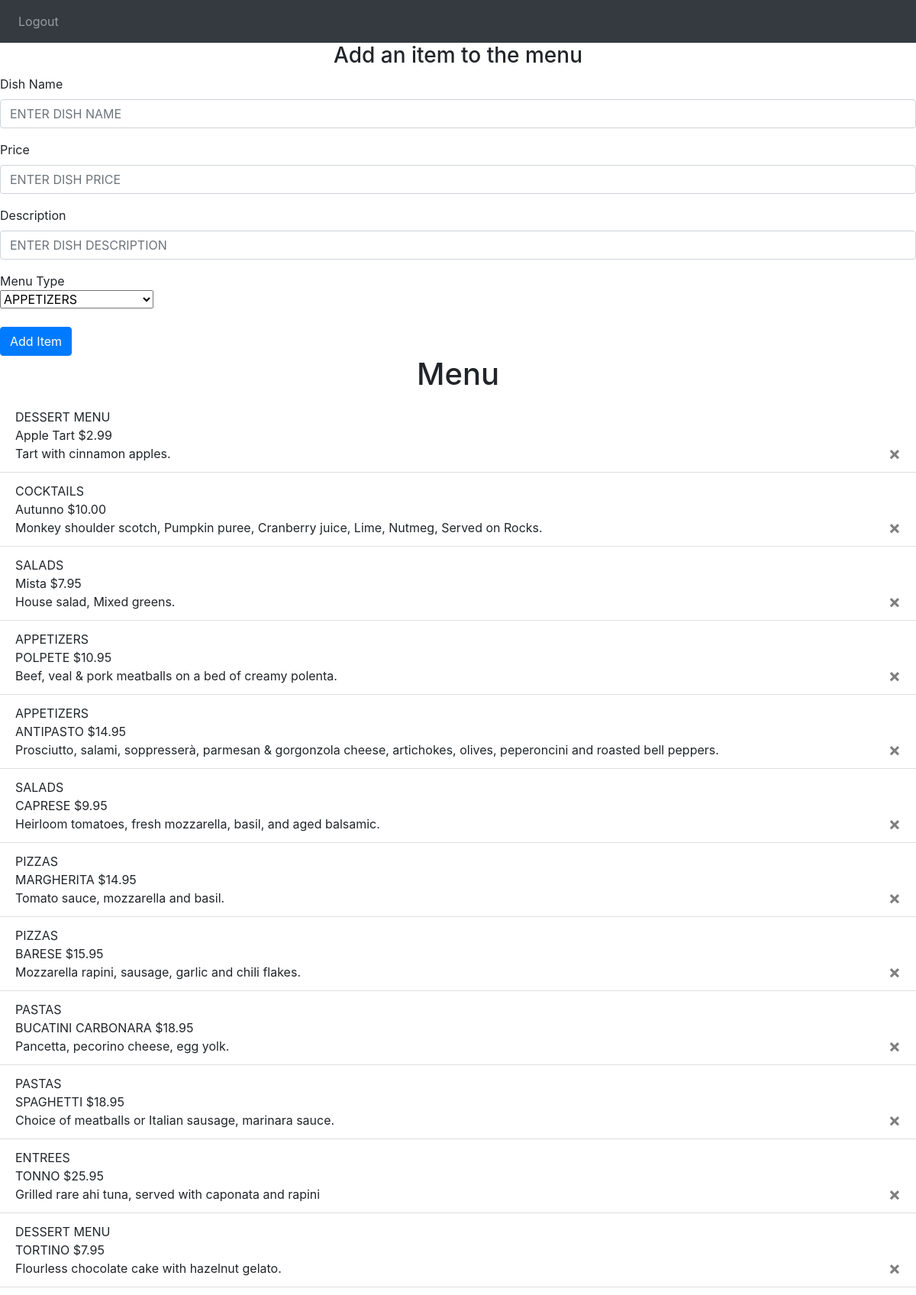
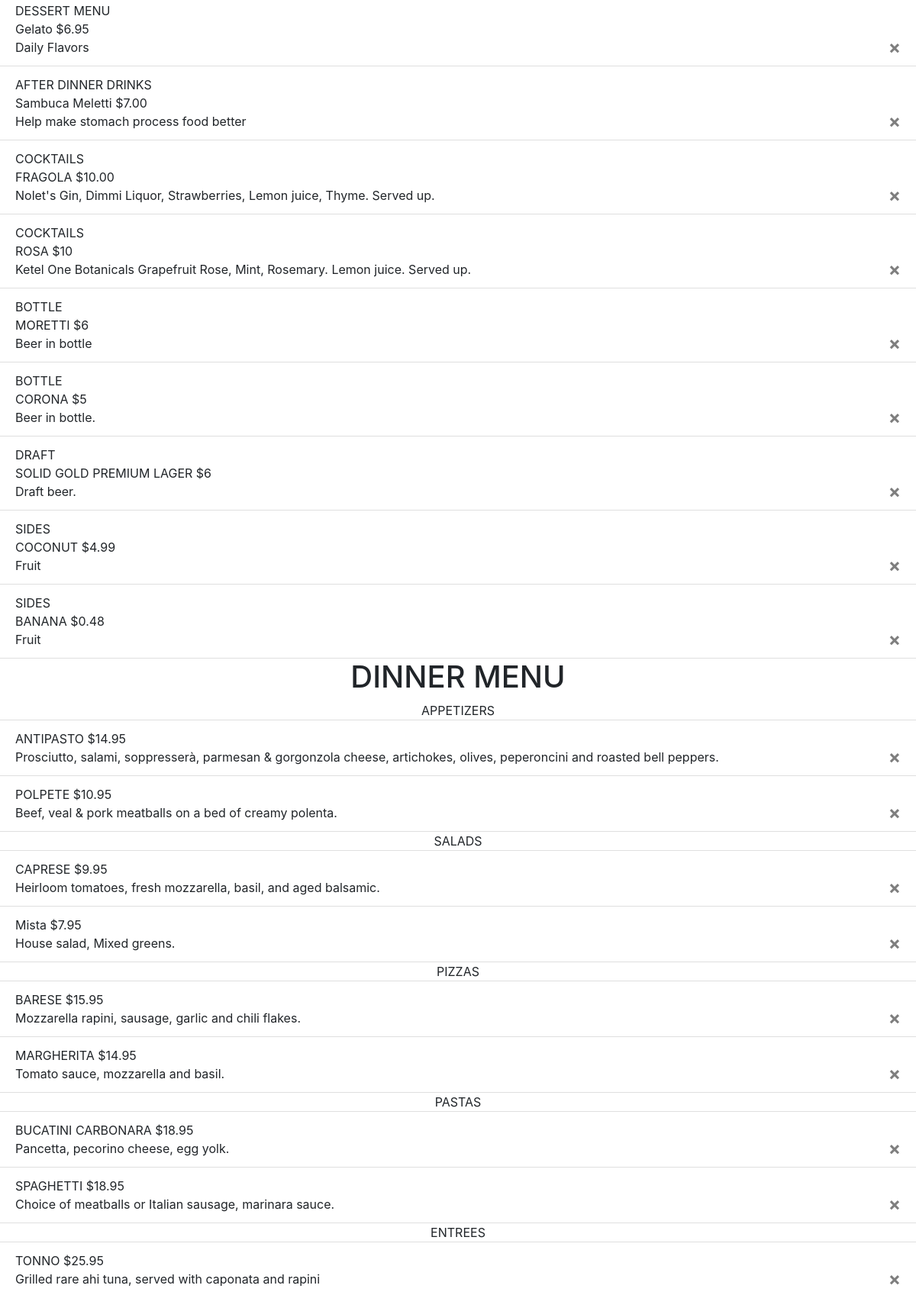
The page /add-menu-item (signed in, upper part) on the database its author committed (2 pictures, top to bottom).
### avanzareApp/models.py (models this page shows)
class Menu(db.Model):
    id = db.Column(db.Integer, primary_key=True)
    name = db.Column(db.String(150), unique=True)
    price = db.Column(db.String(150))
    description = db.Column(db.String(10000))
    menu_type = db.Column(db.String(150))
    date = db.Column(db.DateTime(timezone=True), default=func.now())
    user_id = db.Column(db.Integer, db.ForeignKey('user.id'))

### avanzareApp/views.py (the view, shortened to what this page needs)
@views.route('/add-menu-item', methods=['GET', 'POST'])
@login_required
def add_menu_item():
    user = User.query.filter(User.email == 'headChef@gmail.com').first()
    items = Menu.query.filter_by(user_id=user.id).order_by(Menu.name).all()
    return render_template("edit_menu.html", items=items, user=current_user)

### avanzareApp/__init__.py (called while the page is built)
def create_app():
    app = Flask(__name__)
    app.config['SECRET KEY'] = 'iudsdbciud ccdoi'
    app.config['SQLALCHEMY_DATABASE_URI'] = f'sqlite:///{DB_NAME}'
    db.init_app(app)
    from .views import views
    from .auth import auth
    app.register_blueprint(views, url_prefix='/')
    app.register_blueprint(auth, url_prefix='/')
    from .models import User, Note
    with app.app_context():
        db.create_all()
    login_manager = LoginManager()
    login_manager.login_view = 'auth.start_page'
    login_manager.init_app(app)
    @login_manager.user_loader
    def load_user(id):
        return User.query.get(int(id))
    return app

### avanzareApp/templates/edit_menu.html (shortened to what this page needs)
<!DOCTYPE html>
<html lang="en">
<head>
    <link
      rel="stylesheet"
      href="https://stackpath.bootstrapcdn.com/bootstrap/4.4.1/css/bootstrap.min.css"
    />
    <link
      rel="stylesheet"
      href="https://stackpath.bootstrapcdn.com/font-awesome/4.7.0/css/font-awesome.min.css"
    />
</head>
<body>
    <nav class="navbar navbar-expand-lg navbar-dark bg-dark">
        <div class="collapse navbar-collapse" id="navbar">
            <div class="navbar-nav">
                    <a class="nav-item nav-link" id="logout" href="/logout">Logout</a>
            </div>
        </div>
    </nav>
    {% block content %}
<form method="POST">
    <h3 align="center">Add an item to the menu</h3>
    <div class="form-group">
        <label for="name">Dish Name</label>
        <input
                type="name"
                class="form-control"
                id="name"
                name="name"
                placeholder="ENTER DISH NAME"
        />
    </div>
    <div class="form-group">
        <label for="price">Price</label>
        <input
                type="price"
                class="form-control"
                id="price"
                name="price"
                placeholder="ENTER DISH PRICE"
        />
    </div>
    <div class="form-group">
        <label for="description">Description</label>
        <input
                type="description"
                class="form-control"
                id="description"
                name="description"
                placeholder="ENTER DISH DESCRIPTION"
        />
    </div>
    <div>Menu Type</div>
    <select class="selectpicker" type="menu_type" id="menu_type" name="menu_type">
      <optgroup label="DINNER MENU" >
        <option>APPETIZERS</option>
      </optgroup>
    </select>
    <br />
    <br />
    <button type="submit" class="btn btn-primary">Add Item</button>
</form>
    <h1 align="center">Menu</h1>
        <ul class="list-group list-group-flush" id="items">
          {% for item in user.items %}
              <li class="list-group-item">
                  {{ item.menu_type }}
                  <br />
                  {{ item.name }}
                  {{ item.price }}
                  <br />
                  {{ item.description }}
                <button type="button" class="close" onClick="deleteMenuItem({{ item.id }})">
                  <span aria-hidden="true">&times;</span>
                </button>
              </li>
          {% endfor %}
        </ul>
    <h1 align="center"> DINNER MENU </h1>
        <ul class="list-group list-group-flush" id="items">
            {% set DINNER_sub_menus = ["APPETIZERS", "SALADS", "SIDES"] %}
            {% set print_once = 1 %}
            {% for menu in ["APPETIZERS", "SALADS", "PIZZAS", "PASTAS", "ENTREES", "SIDES"] %}
                {% if print_once == 1 %}
                    <div align="center">{{ menu }}</div>
                    {% set print_once = 0 %}
                {% endif %}
              {% for item in items %}
                    {% if item.menu_type == menu %}
                      <li class="list-group-item">
                          {{ item.name }}
                          {{ item.price }}
                          <br />
                          {{ item.description }}
                          <button type="button" class="close" onClick="deleteMenuItem({{ item.id }})">
                                <span aria-hidden="true">&times;</span>
                            </button>
                      </li>
                    {% endif %}
              {% endfor %}
            {% set print_once = 1 %}
            {% endfor %}
        </ul>
            {% set BEER_sub_menus = ["BOTTLE", "DRAFT"] %}
            {% set print_once = 1 %}
{% endblock %}
</body>
</html>

### rows shown on the page
Menu: menu_type "DESSERT MENU", name "Apple Tart", price "$2.99", description "Tart with cinnamon apples."
Menu: menu_type "COCKTAILS", name "Autunno", price "$10.00", description "Monkey shoulder scotch, Pumpkin puree, Cranberry juice, Lime, Nutmeg, Served on Rocks."
Menu: menu_type "SALADS", name "Mista", price "$7.95", description "House salad, Mixed greens."
Menu: menu_type "APPETIZERS", name "POLPETE", price "$10.95", description "Beef, veal & pork meatballs on a bed of creamy polenta."
Menu: menu_type "APPETIZERS", name "ANTIPASTO", price "$14.95", description "Prosciutto, salami, soppresserà, parmesan & gorgonzola cheese, artichokes, olives, peperoncini and roasted bell peppers."
Menu: menu_type "SALADS", name "CAPRESE", price "$9.95", description "Heirloom tomatoes, fresh mozzarella, basil, and aged balsamic."
Menu: menu_type "PIZZAS", name "MARGHERITA", price "$14.95", description "Tomato sauce, mozzarella and basil."
Menu: menu_type "PIZZAS", name "BARESE", price "$15.95", description "Mozzarella rapini, sausage, garlic and chili flakes."
Menu: menu_type "PASTAS", name "BUCATINI CARBONARA", price "$18.95", description "Pancetta, pecorino cheese, egg yolk."
Menu: menu_type "PASTAS", name "SPAGHETTI", price "$18.95", description "Choice of meatballs or Italian sausage, marinara sauce."
Menu: menu_type "ENTREES", name "TONNO", price "$25.95", description "Grilled rare ahi tuna, served with caponata and rapini"
Menu: menu_type "DESSERT MENU", name "TORTINO", price "$7.95", description "Flourless chocolate cake with hazelnut gelato."
Menu: menu_type "DESSERT MENU", name "Gelato", price "$6.95", description "Daily Flavors"
Menu: menu_type "AFTER DINNER DRINKS", name "Sambuca Meletti", price "$7.00", description "Help make stomach process food better"
Menu: menu_type "COCKTAILS", name "FRAGOLA", price "$10.00", description "Nolet's Gin, Dimmi Liquor, Strawberries, Lemon juice, Thyme. Served up."
Menu: menu_type "COCKTAILS", name "ROSA", price "$10", description "Ketel One Botanicals Grapefruit Rose, Mint, Rosemary. Lemon juice. Served up."
Menu: menu_type "BOTTLE", name "MORETTI", price "$6", description "Beer in bottle"
Menu: menu_type "BOTTLE", name "CORONA", price "$5", description "Beer in bottle."
Menu: menu_type "DRAFT", name "SOLID GOLD PREMIUM LAGER", price "$6", description "Draft beer."
Menu: menu_type "SIDES", name "COCONUT", price "$4.99", description "Fruit"
Menu: menu_type "SIDES", name "BANANA", price "$0.48", description "Fruit"

### other values the page prints
{{ menu }} "APPETIZERS" "SALADS" "PIZZAS" "PASTAS" "ENTREES"
